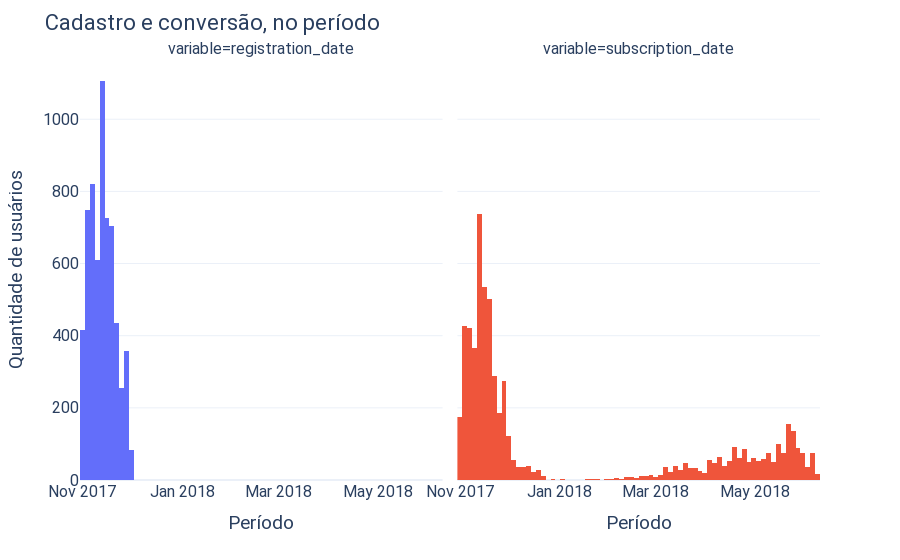

The notebook cell saved with this chart:
### Code cell
fig = px.histogram(premium, x=['registration_date', 'subscription_date'], facet_col='variable')
# fig.for_each_annotation(lambda a: a.update(text=a.text.split('=')[1]))
fig.update_layout(showlegend=False,
                  yaxis_title='Quantidade de usuários',
                  title='Cadastro e conversão, no período'
                 )
fig.update_xaxes(title='Período')
plot(fig)

### Figure 1 — Plotly figure (JSON) as saved in the notebook; plotly's stock layout.template omitted (floating-point values rounded to 4 significant figures; data arrays with more than 128 entries replaced by an {"elided": "..."} marker saying what was removed)
{"data": [{"alignmentgroup": "True", "bingroup": "x", "hovertemplate": "variable=registration_date<br>value=%{x}<br>count=%{y}<extra></extra>", "legendgroup": "registration_date", "marker": {"color": "#636efa"}, "name": "registration_date", "offsetgroup": "registration_date", "orientation": "v", "showlegend": true, "type": "histogram", "x": {"elided": "6260 str values"}, "xaxis": "x", "yaxis": "y"}, {"alignmentgroup": "True", "bingroup": "x", "hovertemplate": "variable=subscription_date<br>value=%{x}<br>count=%{y}<extra></extra>", "legendgroup": "subscription_date", "marker": {"color": "#EF553B"}, "name": "subscription_date", "offsetgroup": "subscription_date", "orientation": "v", "showlegend": true, "type": "histogram", "x": {"elided": "6260 str values"}, "xaxis": "x2", "yaxis": "y2"}], "layout": {"annotations": [{"font": {}, "showarrow": false, "text": "variable=registration_date", "x": 0.245, "xanchor": "center", "xref": "paper", "y": 1, "yanchor": "bottom", "yref": "paper"}, {"font": {}, "showarrow": false, "text": "variable=subscription_date", "x": 0.755, "xanchor": "center", "xref": "paper", "y": 1, "yanchor": "bottom", "yref": "paper"}], "barmode": "relative", "font": {"family": "Roboto", "size": 16}, "legend": {"title": {"text": "variable"}, "tracegroupgap": 0}, "margin": {"t": 60}, "showlegend": false, "title": {"text": "Cadastro e conversão, no período"}, "xaxis": {"anchor": "y", "domain": [0, 0.49], "title": {"text": "Período"}}, "xaxis2": {"anchor": "y2", "domain": [0.51, 1], "matches": "x", "title": {"text": "Período"}}, "yaxis": {"anchor": "x", "domain": [0, 1], "title": {"text": "Quantidade de usuários"}}, "yaxis2": {"anchor": "x2", "domain": [0, 1], "matches": "y", "showticklabels": false}}}
